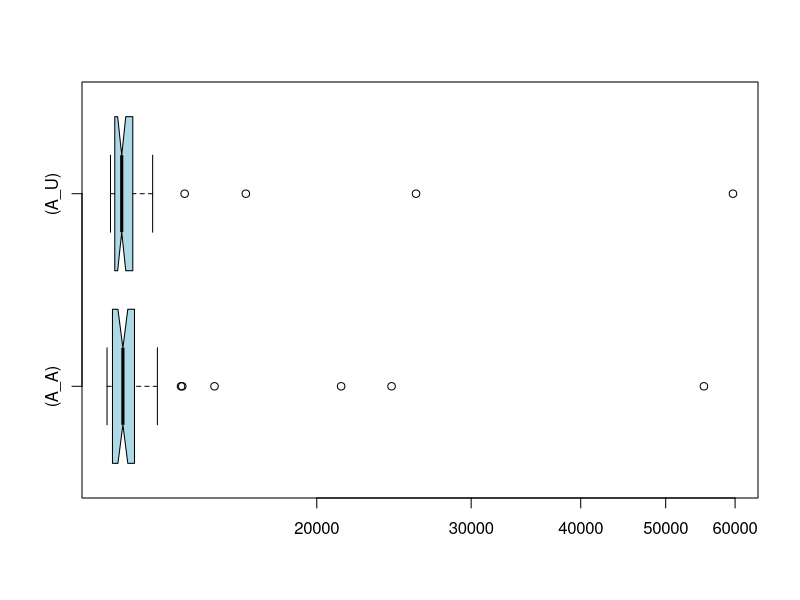

This chart was generated by the following R code:
if (exists("A_A")) remove("A_A")
if (exists("A_U")) remove("A_U")
if (exists("C_A")) remove("C_A")
if (exists("C_U")) remove("C_U")
A_U<-c(59665,25956,11723,12043,11850,12225,12425,12909,11832,12540,11780,12633,12217,11683,11860,11732,12060,11798,11755,11949,11761,12220,12041,11807,11706,11681,11766,12110,16601,11675,12618,12214,12667,11953,11819,12298,12337,11906,12014,12224,11710,11747,12451,14137,11948,12210,11635,12997,11857,11656)
A_A<-c(55282,24342,14048,11651,12096,11650,11890,21322,12227,12143,12073,11637,11969,12383,12144,11745,11865,12026,11617,11880,11863,11567,11621,13160,11734,11601,12267,12015,12676,11898,11558,12693,12062,12070,12071,12033,11702,12392,11696,13094,11583,12504,11786,11559,12766,11563,11530,15290,14002,11738)
if (exists("A_U")) boxplot.stats(A_U)
if (exists("A_A")) boxplot.stats(A_A)
if (exists("C_U")) boxplot.stats(C_U)
if (exists("C_A")) boxplot.stats(C_A)
if (exists("A_U")) summary(A_U)
if (exists("A_A")) summary(A_A)
if (exists("C_U")) summary(C_U)
if (exists("C_A")) summary(C_A)
if (exists("A_U")) boxplot(A_A,A_U,col="lightblue",horizontal=TRUE,log="x",match=TRUE,names=c("(A_A)","(A_U)"),notch=TRUE)
if (exists("C_U")) boxplot(C_A,C_U,col="lightblue",horizontal=TRUE,log="x",match=TRUE,names=c("(C_A)","(C_U)"),notch=TRUE)
